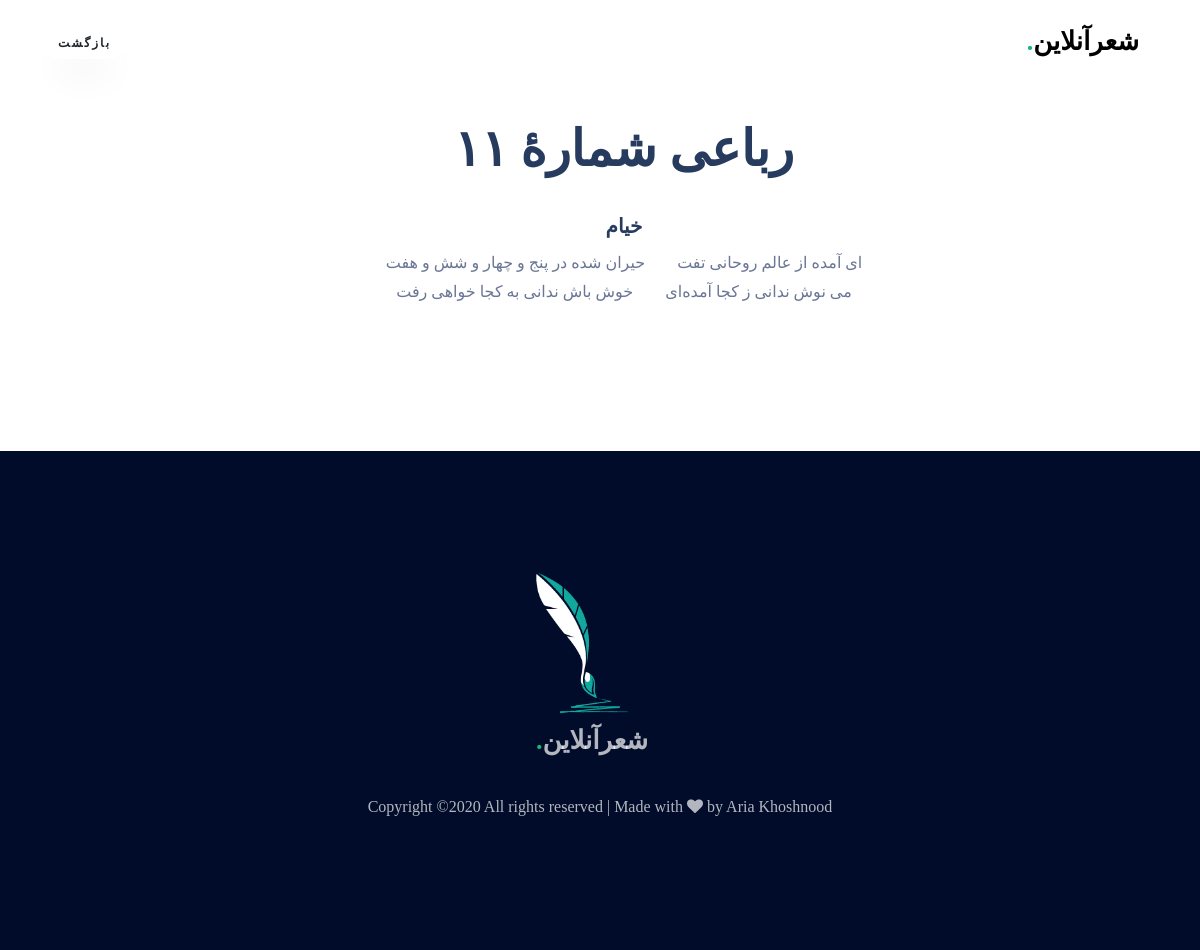
/poem.php?id=303, run on the app's committed database.
### tables this page shows
CREATE TABLE IF NOT EXISTS `poem` (
  `ID` int(11) NOT NULL,
  `Title` mediumtext NOT NULL,
  `Author` mediumtext NOT NULL,
  `Poem` mediumtext NOT NULL,
  PRIMARY KEY (`ID`)
);

### query.php (called while the page is built, shortened)
<?php
$poemsql = "SELECT * FROM poem";
?>

### poem.php (the view, shortened to what this page needs)
<?php
require_once('query.php');
?>
<!DOCTYPE html>
<html>
<head>
    <title><?php
        $id = $_GET['id'];
        $res = mysqli_query($conn, $poemsql);
        while($row = mysqli_fetch_assoc($res)){
             if($row["ID"] == $id){
                $title = $row["Title"];
                $author = $row["Author"];
                $poem = $row["Poem"];
            }
        }
        ?>
		<link rel="stylesheet" href="https://stackpath.bootstrapcdn.com/font-awesome/4.7.0/css/font-awesome.min.css">
    <link rel="stylesheet" href="css/animate.css">
    <link rel="stylesheet" href="css/owl.carousel.min.css">
    <link rel="stylesheet" href="css/owl.theme.default.min.css">
    <link rel="stylesheet" href="css/magnific-popup.css">
	<link rel="stylesheet" href="css/flaticon.css">
    <link rel="stylesheet" href="css/style.css">
  </head>
  <body data-spy="scroll" data-target=".site-navbar-target" data-offset="300">
    <nav class="navbar navbar-expand-lg navbar-dark ftco_navbar ftco-navbar-light site-navbar-target" id="ftco-navbar">
	    <div class="container">
	      <a class="navbar-brand" href="index.html" style="font-family: Vazir FD;">شعرآنلاین<span>.</span></a>
	      <a href="/poemOnline/index.php#page-1"><button class="btn" type="button">
	        بازگشت
          </button></a>
	    </div>
      </nav>
    <section class="ftco-about img ftco-section" id="about-section">
		<div class="container">
			<div class="row d-flex no-gutters">
				<div class="col-md-12 col-lg-12 pl-md-5">
					<div class="row justify-content-start text-center pb-3">
						<div class="col-md-12 heading-section ftco-animate">
							<h2 class="mb-4" style="font-family: Tanha FD;"><?php echo $title?></h2>
							<div class="text-about justify-content-start">
								<h4 style="font-family: Vazir FD"><?php echo $author?></h4>
                                <p><?php
                                    $sep = '\r\n';
                                    $line = strtok($poem,$sep);
                                    while ($line !== false){
                                        $line_sep = strpos($line,".");
                                        echo substr($line,0,$line_sep)."&nbsp;&nbsp;&nbsp;&nbsp;&nbsp;&nbsp;".substr($line,$line_sep+1)."<br>";
                                        $line = strtok( $sep );
                                    }
                                ?></p>
							</div>
						</div>
					</div>
				</div>
			</div>
		</div>
	</section>
	<footer class="ftco-footer ftco-section" style="background-color: #000C29;">
      <div class="container">
	  <div class="col-md">
			<div class="ftco-footer-widget mb-4 text-center">
				<a class="navbar-brand" href="index.php" style="font-family: Vazir FD;">
					<img widget="150px" height="150px" src="./images/logo-black.png" /><br>
					شعرآنلاین<span>.</span>
				</a>
			</div>
		  </div>
          <div class="col-md-12 text-center">
            <p>
  Copyright &copy;<script>document.write(new Date().getFullYear());</script> All rights reserved | Made with <i class="fa fa-heart" aria-hidden="true"></i> by Aria Khoshnood</a>
  </p>
          </div>
        </div>
    </footer>
  </body>
</html>

### poem.php (style rules this page uses)
body { font-family: "Samim FD","Vazir FD","Tanha FD"; }

### data on the page
poem: Title "رباعی شمارهٔ ۱۱", Author "خیام", Poem "ای آمده از عالم روحانی تفت", substr($line,$line_sep+1) "حیران شده در پنج و چهار و شش و هفت"

### other printed values
substr($line,0,$line_sep) "می نوش ندانی ز کجا آمده‌ای"
substr($line,$line_sep+1) "خوش باش ندانی به کجا خواهی رفت"
